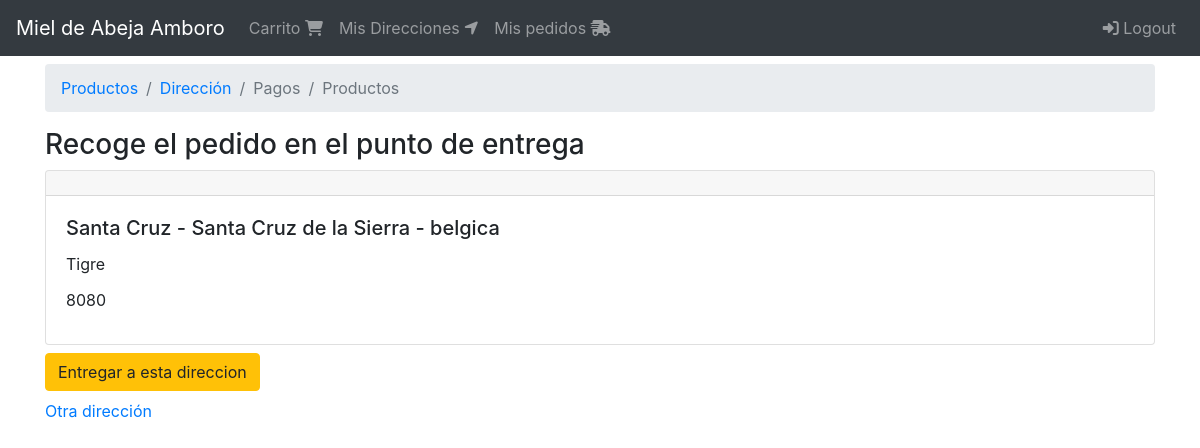
The app's page /orden/direccion (signed in), older data.
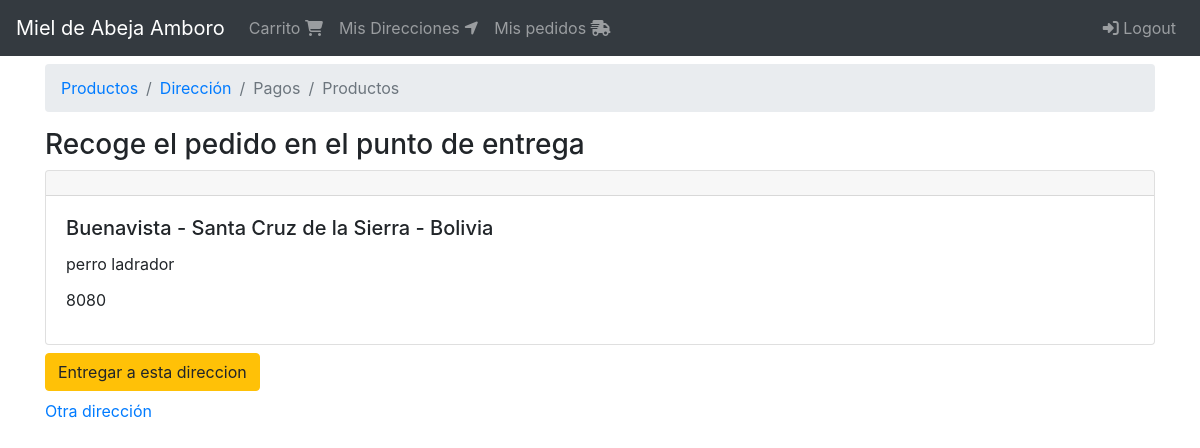
The same page, newer data.
### shipping_addresses/models.py (models this page shows, shortened)
class ShippingAddress(models.Model):
    user = models.ForeignKey(User, null=False, blank=False, on_delete=models.CASCADE)
    line1 = models.CharField(max_length=200)
    line2 = models.CharField(max_length=200, blank=True)
    city = models.CharField(max_length=100)
    state = models.CharField(max_length=100)
    country = models.CharField(max_length=50)
    reference = models.CharField(max_length=300)
    postal_code = models.CharField(max_length=10, null=False, blank=False) #zip
    default = models.BooleanField(default=False)
    created_at = models.DateTimeField(auto_now_add=True)
    @property
    def address(self):
        return '{} - {} - {}'.format(self.city, self.state, self.country)

### orders/decorators.py (the view)
    def wrap(request, *args, **kwargs):
        cart = get_or_create_cart(request)
        order = get_or_create_order(cart, request)
        return function(request, cart, order, *args, **kwargs)

### carts/models.py (called while the page is built)
def set_cart_id(sender, instance, *args, **kwargs):
    if not instance.cart_id:
        instance.cart_id = str(uuid.uuid4())

    @property
    def order(self):
        return self.order_set.filter(status=OrderStatus.CREATED).first()

### carts/utils.py (called while the page is built)
def get_or_create_cart(request):
    user = request.user if request.user.is_authenticated else None
    cart_id = request.session.get('cart_id')
    cart= Cart.objects.filter(cart_id=cart_id).first()
    if cart is None:
        cart=Cart.objects.create(user=user)
    if user and cart.user is None:
        cart.user = user
        cart.save()
    request.session['cart_id'] = cart.cart_id
    return cart

### orders/models.py (called while the page is built)
def set_order_id(sender, instance, *args, **kwargs):
    if not instance.order_id:
        instance.order_id = str(uuid.uuid4())

def set_total(sender, instance, *args, **kwargs):
    instance.total = instance.get_total()

    def get_or_set_shipping_address(self):
        if self.shipping_address:
            return self.shipping_address
        shipping_address = self.user.shipping_address
        if shipping_address:
            self.update_shipping_address(shipping_address)
        return shipping_address

### orders/templates/orders/address.html (shortened to what this page needs)
{% extends 'base.html' %}
{% block breadcrumb %}
  {% include 'orders/snippets/breadcrumb.html' %}
{% endblock %}
{% block content %}
  <div class="col">
    {% if shipping_address %}
      <div class="h3">
        Recoge el pedido en el punto de entrega
      </div>
      <div class="">
        {% include 'shipping_addresses/snippets/shipping_address.html' %}
        <div class="mt-2">
          <a href="{% url 'orders:confirm' %}" class="btn btn-warning">Entregar a esta direccion</a>
        </div>
        {% if can_choose_address %}
          <div class="mt-2">
            <a href="{% url 'orders:select_address' %}">Otra dirección</a>
          </div>
        {% endif %}
      </div>
    {% endif %}
  </div>
{% endblock %}

### shipping_addresses/templates/shipping_addresses/snippets/shipping_address.html (shortened to what this page needs)
<div class="card">
  <h5 class="card-header"></h5>
  <div class="card-body">
    <h5 class="card-title">{{ shipping_address.address }}</h5>
    <div class="card-title">
      {{ shipping_address.reference }}
    </div>
    <div class="card-title">
      {{ shipping_address.postal_code }}
    </div>
    </div>
  </div>
</div>

Row changes from the older to the newer data that the page shows:
removed ShippingAddress: address "Santa Cruz - Santa Cruz de la Sierra - belgica", reference "Tigre", postal_code "8080"
added ShippingAddress: address "Buenavista - Santa Cruz de la Sierra - Bolivia", reference "perro ladrador", postal_code "8080"
